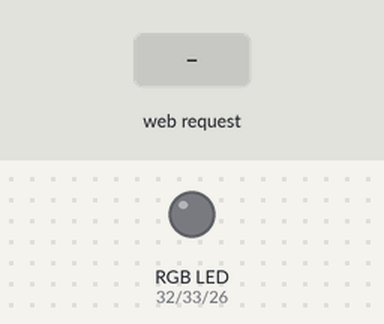
This sketch was run on a simulated ESP32. Shown: an RGB LED mixed from three pins (HIGH = lit). Inputs (shaded band) come from the test bench. WiFi joins after 1.5 s; servers stay silent unless stated; what the sketch prints to the serial monitor is not drawn.

Above: at 2.7 s.
2.8 s: HTTP request GET /red/on received
At 3.5 s:
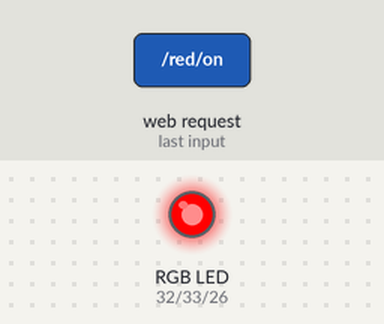
4.3 s: HTTP request GET /green/on received
At 4.6 s:
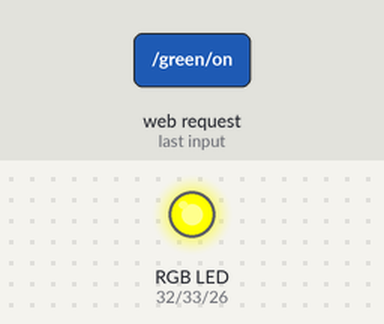
5.8 s: HTTP request GET /red/off received
At 6.9 s:
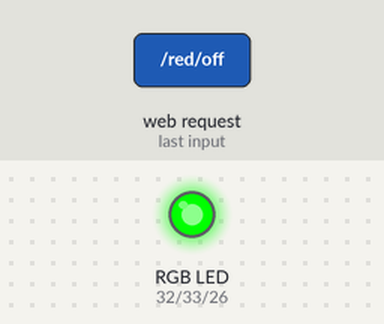
7.3 s: HTTP request GET /blue/on received
At 8.1 s:
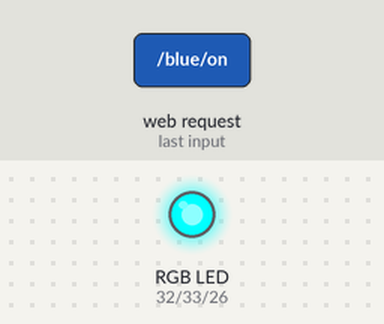
8.8 s: HTTP request GET /green/off received
At 9.2 s:
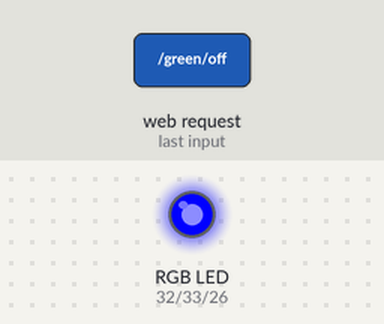
10.3 s: HTTP request GET /blue/off received
At 11.6 s:
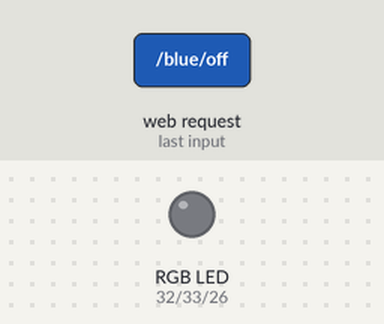
Timing chart, 0 to 12.8 s (numbered marks = the images above; inputs shaded):
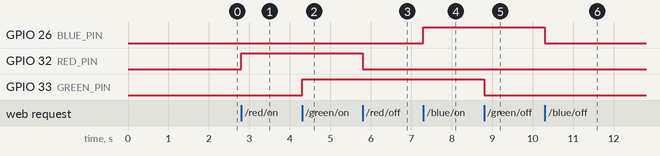

Measured:
- after the input at 2.8 s, GPIO 32 (RED_PIN): LOW → HIGH at once
- after the input at 4.3 s, GPIO 33 (GREEN_PIN): LOW → HIGH at once
- after the input at 5.8 s, GPIO 32 (RED_PIN): HIGH → LOW at once
- after the input at 7.3 s, GPIO 26 (BLUE_PIN): LOW → HIGH at once
- after the input at 8.8 s, GPIO 33 (GREEN_PIN): HIGH → LOW at once
- after the input at 10.3 s, GPIO 26 (BLUE_PIN): HIGH → LOW at once

The sketch:

rgb-led-controller.ino
```cpp
// ========================================================================================
// Use a web page to control a RGB LED
// Created on 17 October 2024
// Created by Lucas Fernando (https://www.youtube.com/@lucasfernandochannel)
// You are free to use this code the way you want
// ========================================================================================

#include <WiFi.h>
#include <WebServer.h>

// Replace with your network credentials
const char* ssid = "YOUR_WIFI_NAME";       // Replace with your Wi-Fi SSID
const char* password = "YOUR_WIFI_PASSWORD"; // Replace with your Wi-Fi password

// Pin definitions for RGB LED
#define RED_PIN 32
#define GREEN_PIN 33
#define BLUE_PIN 26

// Create an instance of the web server on port 80
WebServer server(80);

// Variables to store the state of the LEDs
bool redState = false;
bool greenState = false;
bool blueState = false;

// Function to handle the root URL
void handleRoot() {
  String html = "<!DOCTYPE html>";
  html += "<html lang='en'>";
  html += "<head>";
  html += "<meta charset='utf-8'>";
  html += "<meta name='viewport' content='width=device-width, initial-scale=1'>";
  html += "<link href='https://cdn.jsdelivr.net/npm/bootstrap@5.0.2/dist/css/bootstrap.min.css' rel='stylesheet' integrity='sha384-EVSTQN3/azprG1Anm3QDgpJLIm9Nao0Yz1ztcQTwFspd3yD65VohhpuuCOmLASjC' crossorigin='anonymous'>";
  html += "<title>RGB LED Control</title>";
  html += "<script src='https://code.jquery.com/jquery-3.6.0.min.js'></script>";
  html += "<script>";
  html += "$(document).ready(function() {";
  html += "  $('.btn').click(function(e) {";
  html += "    e.preventDefault();"; // Prevent default button action
  html += "    var url = $(this).attr('href');"; // Get the URL from the button's href";
  html += "    $.get(url);"; // Send GET request without processing the response
  html += "  });";
  html += "});";
  html += "</script>";
  html += "<style>";
  html += "body { display: flex; align-items: center; justify-content: center; height: 100vh; background-color: #f8f9fa; }";
  html += ".container { text-align: center; }";
  html += ".btn { width: 150px; font-size: 1.5rem; margin: 10px; }";
  html += "</style>";
  html += "</head>";
  html += "<body>";
  html += "<div class='container'>";
  html += "<h1>RGB LED Control</h1>";
  html += "<button class='btn btn-danger' href='/red/on'>Red ON</button>";
  html += "<button class='btn btn-secondary' href='/red/off'>Red OFF</button>";
  html += "<button class='btn btn-success' href='/green/on'>Green ON</button>";
  html += "<button class='btn btn-secondary' href='/green/off'>Green OFF</button>";
  html += "<button class='btn btn-info' href='/blue/on'>Blue ON</button>";
  html += "<button class='btn btn-secondary' href='/blue/off'>Blue OFF</button>";
  html += "</div>";
  html += "</body>";
  html += "</html>";

  server.send(200, "text/html", html);
}

// Function to update the RGB LED state
void updateLEDs() {
  digitalWrite(RED_PIN, redState ? HIGH : LOW);
  digitalWrite(GREEN_PIN, greenState ? HIGH : LOW);
  digitalWrite(BLUE_PIN, blueState ? HIGH : LOW);
}

// Functions to handle color requests
void handleRedOn() {
  redState = true;
  updateLEDs();
  server.send(200, "text/plain", ""); // Send empty response
}

void handleRedOff() {
  redState = false;
  updateLEDs();
  server.send(200, "text/plain", ""); // Send empty response
}

void handleGreenOn() {
  greenState = true;
  updateLEDs();
  server.send(200, "text/plain", ""); // Send empty response
}

void handleGreenOff() {
  greenState = false;
  updateLEDs();
  server.send(200, "text/plain", ""); // Send empty response
}

void handleBlueOn() {
  blueState = true;
  updateLEDs();
  server.send(200, "text/plain", ""); // Send empty response
}

void handleBlueOff() {
  blueState = false;
  updateLEDs();
  server.send(200, "text/plain", ""); // Send empty response
}

void setup() {
  // Start serial communication for debugging
  Serial.begin(115200);

  // Set RGB pins as output
  pinMode(RED_PIN, OUTPUT);
  pinMode(GREEN_PIN, OUTPUT);
  pinMode(BLUE_PIN, OUTPUT);

  // Connect to Wi-Fi
  WiFi.begin(ssid, password);
  Serial.print("Connecting to WiFi");
  while (WiFi.status() != WL_CONNECTED) {
    delay(500);
    Serial.print(".");
  }
  Serial.println("\nConnected to WiFi");

  // Define the routes
  server.on("/", handleRoot);
  server.on("/red/on", handleRedOn);
  server.on("/red/off", handleRedOff);
  server.on("/green/on", handleGreenOn);
  server.on("/green/off", handleGreenOff);
  server.on("/blue/on", handleBlueOn);
  server.on("/blue/off", handleBlueOff);

  // Start the server
  server.begin();
  Serial.println("HTTP server started");
}

void loop() {
  // Handle client requests
  server.handleClient();
}
```
